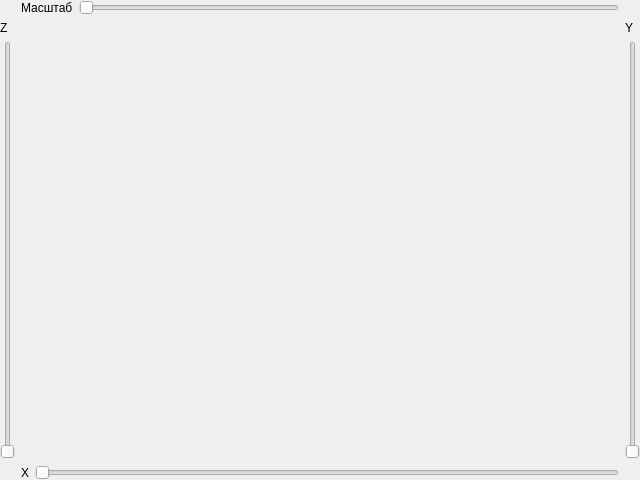
<?xml version="1.0" encoding="UTF-8"?>
<ui version="4.0">
 <class>Gr3D</class>
 <widget class="QMainWindow" name="Gr3D">
  <property name="geometry">
   <rect>
    <x>0</x>
    <y>0</y>
    <width>640</width>
    <height>480</height>
   </rect>
  </property>
  <property name="windowTitle">
   <string>MainWindow</string>
  </property>
  <widget class="QWidget" name="centralwidget">
   <layout class="QGridLayout" name="gridLayout">
    <property name="leftMargin">
     <number>0</number>
    </property>
    <property name="topMargin">
     <number>0</number>
    </property>
    <property name="rightMargin">
     <number>0</number>
    </property>
    <property name="bottomMargin">
     <number>0</number>
    </property>
    <item row="0" column="2">
     <layout class="QGridLayout" name="gridLayoutTop">
      <item row="0" column="1">
       <widget class="QSlider" name="SlideScale">
        <property name="maximum">
         <number>400</number>
        </property>
        <property name="orientation">
         <enum>Qt::Horizontal</enum>
        </property>
       </widget>
      </item>
      <item row="0" column="0">
       <widget class="QLabel" name="label_2">
        <property name="text">
         <string>Масштаб</string>
        </property>
       </widget>
      </item>
     </layout>
    </item>
    <item row="1" column="3">
     <layout class="QGridLayout" name="gridLayoutRight">
      <item row="1" column="0">
       <widget class="QSlider" name="SlideY">
        <property name="maximum">
         <number>5760</number>
        </property>
        <property name="singleStep">
         <number>16</number>
        </property>
        <property name="pageStep">
         <number>240</number>
        </property>
        <property name="orientation">
         <enum>Qt::Vertical</enum>
        </property>
        <property name="invertedAppearance">
         <bool>false</bool>
        </property>
        <property name="tickPosition">
         <enum>QSlider::NoTicks</enum>
        </property>
        <property name="tickInterval">
         <number>32</number>
        </property>
       </widget>
      </item>
      <item row="0" column="0">
       <widget class="QLabel" name="label_4">
        <property name="text">
         <string>Y</string>
        </property>
       </widget>
      </item>
     </layout>
    </item>
    <item row="1" column="1">
     <layout class="QGridLayout" name="gridLayoutLeft">
      <item row="1" column="0">
       <widget class="QSlider" name="SlideZ">
        <property name="maximum">
         <number>5760</number>
        </property>
        <property name="singleStep">
         <number>16</number>
        </property>
        <property name="pageStep">
         <number>240</number>
        </property>
        <property name="orientation">
         <enum>Qt::Vertical</enum>
        </property>
       </widget>
      </item>
      <item row="0" column="0">
       <widget class="QLabel" name="label">
        <property name="text">
         <string>Z</string>
        </property>
       </widget>
      </item>
     </layout>
    </item>
    <item row="2" column="2">
     <layout class="QGridLayout" name="gridLayoutBottom">
      <item row="0" column="1">
       <widget class="QSlider" name="SlideX">
        <property name="maximum">
         <number>5760</number>
        </property>
        <property name="singleStep">
         <number>16</number>
        </property>
        <property name="pageStep">
         <number>240</number>
        </property>
        <property name="orientation">
         <enum>Qt::Horizontal</enum>
        </property>
       </widget>
      </item>
      <item row="0" column="0">
       <widget class="QLabel" name="label_3">
        <property name="text">
         <string>X</string>
        </property>
       </widget>
      </item>
     </layout>
    </item>
    <item row="1" column="2">
     <layout class="QHBoxLayout" name="controlBlock"/>
    </item>
   </layout>
  </widget>
 </widget>
 <resources/>
 <connections/>
</ui>
